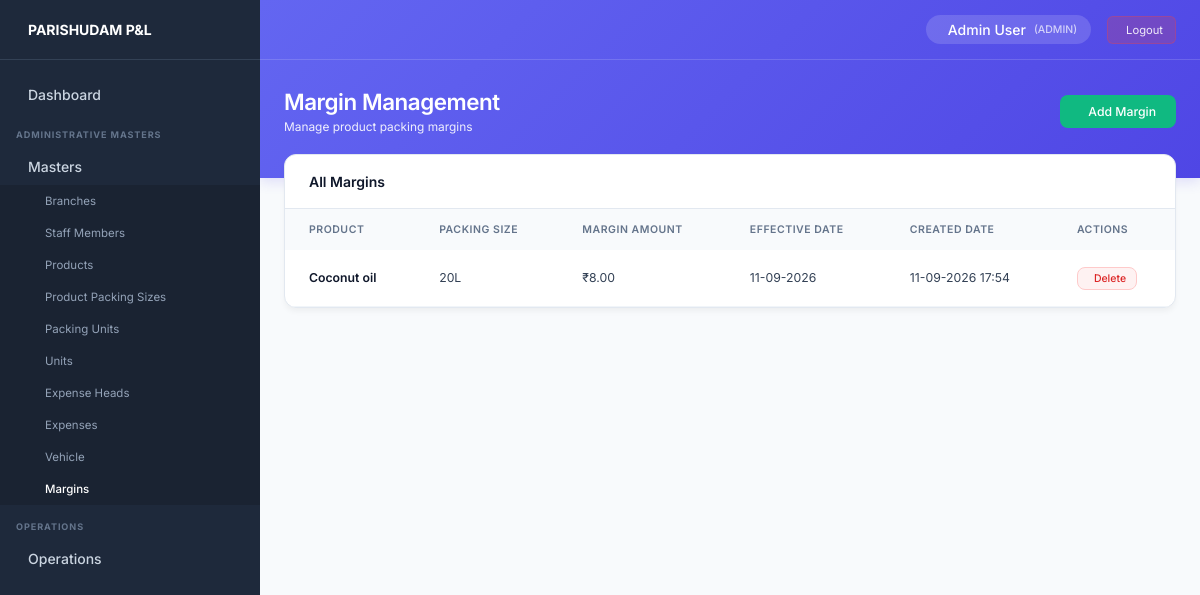
/margins/ (signed in), run on the app's committed database.
### core/models.py (models this page shows, shortened)
class StaffProfile(models.Model):
    ROLE_CHOICES = (
        ('ADMIN', 'Admin'),
        ('STAFF', 'Staff'),
    )
    STATUS_CHOICES = (
        ('active', 'Active'),
        ('inactive', 'Inactive'),
    )
    user = models.OneToOneField(User, on_delete=models.CASCADE, related_name='profile')
    role = models.CharField(max_length=20, choices=ROLE_CHOICES, default='STAFF')
    branch = models.ForeignKey(Branch, on_delete=models.SET_NULL, null=True, blank=True, related_name='staff_members')
    phone = models.CharField(max_length=20, blank=True)
    status = models.CharField(max_length=10, choices=STATUS_CHOICES, default='active')
    created_at = models.DateTimeField(auto_now_add=True)
    updated_at = models.DateTimeField(auto_now=True)
    @property
    def is_admin(self):
        return self.role == 'ADMIN' or self.user.is_superuser

class ProductMargin(models.Model):
    product = models.ForeignKey(Product, on_delete=models.CASCADE, related_name='margins')
    packing_size = models.ForeignKey(ProductPackingSize, on_delete=models.CASCADE, related_name='margins')
    margin_amount = models.DecimalField(max_digits=10, decimal_places=2)
    effective_date = models.DateField()
    created_at = models.DateTimeField(auto_now_add=True)
    updated_at = models.DateTimeField(auto_now=True)
    class Meta:
        ordering = ['-effective_date']
        constraints = [
            models.UniqueConstraint(
                fields=['product', 'packing_size', 'effective_date'],
                name='unique_product_packing_margin_date'
            )
        ]

class Product(models.Model):
    product_name = models.CharField(max_length=150)
    unit = models.ForeignKey(Unit, on_delete=models.PROTECT, related_name='products')
    created_at = models.DateTimeField(auto_now_add=True)
    updated_at = models.DateTimeField(auto_now=True)
    class Meta:
        ordering = ['product_name']

class ProductPackingSize(models.Model):
    product = models.ForeignKey(Product, on_delete=models.CASCADE, related_name='packing_sizes')
    packing_name = models.CharField(max_length=100)
    packing_value = models.DecimalField(max_digits=10, decimal_places=2)
    packing_unit = models.ForeignKey(PackingUnit, on_delete=models.PROTECT, related_name='packing_sizes')
    base_qty_unit = models.DecimalField(max_digits=10, decimal_places=2)
    selling_price = models.DecimalField(max_digits=10, decimal_places=2, null=True, blank=True)
    created_at = models.DateTimeField(auto_now_add=True)
    updated_at = models.DateTimeField(auto_now=True)
    class Meta:
        ordering = ['product', 'packing_value']
        constraints = [
            models.UniqueConstraint(
                fields=['product', 'packing_name'],
                name='unique_product_packing_name'
            )
        ]

### core/views.py (the view)
# urls.py: path('margins/', margin_list_view, name='margin_list'),
@login_required
def margin_list_view(request):
    if not request.user.profile.is_admin:
        messages.error(request, "Permission denied.")
        return redirect('dashboard')
    margins = ProductMargin.objects.select_related('product', 'packing_size').all()
    return render(request, 'margins/margin_list.html', {'margins': margins})

### templates/margins/margin_list.html (shortened to what this page needs)
{% extends 'base.html' %}
{% block page_title %}Margin Management{% endblock %}
{% block page_subtitle %}Manage product packing margins{% endblock %}
{% block header_actions %}
<a href="{% url 'margin_create' %}" class="btn-success">
     Add Margin
</a>
{% endblock %}
{% block content %}
<div class="list-container">
    <div class="list-header">
        <h3 style="font-size: 1rem; font-weight: 600; color: #0f172a;">
            All Margins
        </h3>
    </div>
    <table class="premium-table">
        <thead>
            <tr>
                <th>Product</th>
                <th>Packing Size</th>
                <th>Margin Amount</th>
                <th>Effective Date</th>
                <th>Created Date</th>
                <th>Actions</th>
            </tr>
        </thead>
        <tbody>
            {% for margin in margins %}
            <tr>
                <td style="font-weight: 600; color: #0f172a;">
                    {{ margin.product.product_name }}
                </td>
                <td>
                    {{ margin.packing_size.packing_name }}
                </td>
                <td>
                    ₹{{ margin.margin_amount }}
                </td>
                <td>
                    {{ margin.effective_date|date:"d-m-Y" }}
                </td>
                <td>
                    {{ margin.created_at|date:"d-m-Y H:i" }}
                </td>
                <td>
                    <a href="{% url 'margin_delete' margin.id %}"
                       class="btn-secondary"
                       style="padding: 4px 10px; font-size: 0.75rem; color: #dc2626; border-color: #fecaca; background: #fef2f2;"
                       onclick="return confirm('Are you sure you want to delete this margin?');">
                         Delete
                    </a>
                </td>
            </tr>
            {% endfor %}
        </tbody>
    </table>
</div>
{% endblock %}

### templates/base.html (shortened to what this page needs)
<!DOCTYPE html>
<html lang="en">
<head>
</head>
<body>
    <aside class="sidebar">
        <div class="sidebar-header">
            <span>PARISHUDAM P&L</span>
        </div>
        <div class="sidebar-content">
            <a href="{% url 'dashboard' %}"
                class="nav-item {% if request.resolver_match.url_name == 'dashboard' %}active{% endif %}">
                <div class="nav-item-left">
                    Dashboard
                </div>
            </a>
            {% if request.user.profile.is_admin %}
            <div class="nav-section-title">ADMINISTRATIVE MASTERS</div>
            <div class="nav-item dropdown-toggle">
                <div class="nav-item-left">
                    Masters
                </div>
            </div>
            <div class="nav-submenu">
                <a href="{% url 'branch_list' %}">Branches</a>
                <a href="{% url 'staff_list' %}">Staff Members</a>
                <a href="{% url 'product_list' %}">Products</a>
                <a href="{% url 'product_packing_size_list' %}">Product Packing Sizes</a>
                <a href="{% url 'packing_unit_list' %}">Packing Units</a>
                <a href="{% url 'unit_list' %}">Units</a>
                <a href="{% url 'expense_head_list' %}">Expense Heads</a>
                <a href="{% url 'expense_list' %}">Expenses</a>
                <a href="{% url 'vehicle_list' %}">Vehicle</a>
                <a href="{% url 'margin_list' %}">Margins</a>
            </div>
            <div class="nav-section-title">OPERATIONS</div>
            <div class="nav-item dropdown-toggle">
                <div class="nav-item-left">
                    Operations
                </div>
            </div>
            {% endif %}
        </div>
    </aside>
    <div class="main-wrapper">
        <div class="top-banner">
            <div class="top-navbar">
                <div class="navbar-right">
                    <div class="user-chip">
                        <span>{{ request.user.get_full_name|default:request.user.username }}</span>
                        <span style="opacity: 0.7; font-size: 0.75rem;">({{ request.user.profile.role }})</span>
                    </div>
                    <a href="{% url 'logout' %}" class="logout-btn">
                         Logout
                    </a>
                </div>
            </div>
            <div class="banner-header">
                <div>
                    <h1 class="banner-title">{% block page_title %}Dashboard{% endblock %}</h1>
                    <p class="banner-subtitle">{% block page_subtitle %}{% endblock %}</p>
                </div>
                <div>
                    {% block header_actions %}{% endblock %}
                </div>
            </div>
        </div>
        <main class="content-area">
            {% block content %}{% endblock %}
        </main>
    </div>
</body>
</html>

### templates/base.html (style rules this page uses)
:root { --bg-sidebar: #1e293b; --bg-body: #f8fafc; --bg-banner: linear-gradient(135deg, #6366f1 0%, #4f46e5 100%); --text-sidebar: #cbd5e1; --text-sidebar-hover: #ffffff; --sidebar-border: #334155; --badge-bg: #d97706; --badge-text: #ffffff; --sidebar-width: 260px; }
* { margin: 0; padding: 0; box-sizing: border-box; font-family: 'Inter', sans-serif; font-size: 14px; }
body { background-color: var(--bg-body); color: #1e293b; display: flex; min-height: 100vh; overflow-x: hidden; }
.sidebar { width: var(--sidebar-width); background-color: var(--bg-sidebar); display: flex; flex-direction: column; position: fixed; height: 100vh; overflow-y: auto; z-index: 100; }
.sidebar-header { padding: 16px; font-size: 1.1rem; font-weight: 700; display: flex; align-items: center; gap: 12px; color: white; border-bottom: 1px solid var(--sidebar-border); height: 60px; }
.sidebar-content { padding: 16px 0; }
.nav-section-title { color: #64748b; font-size: 0.65rem; text-transform: uppercase; letter-spacing: 0.1em; font-weight: 700; margin: 16px 16px 8px 16px; }
.nav-item { display: flex; align-items: center; justify-content: space-between; padding: 10px 16px; color: var(--text-sidebar); text-decoration: none; font-size: 0.85rem; font-weight: 500; cursor: pointer; transition: color 0.2s, background-color 0.2s; }
.nav-item-left { display: flex; align-items: center; gap: 12px; }
.nav-submenu { background-color: rgba(0, 0, 0, 0.15); max-height: 0; overflow: hidden; transition: max-height 0.3s ease; }
.nav-submenu.open { max-height: 500px; }
.nav-submenu a { display: block; padding: 9px 16px 9px 45px; color: #94a3b8; text-decoration: none; font-size: 0.82rem; font-weight: 400; transition: color 0.2s; }
.nav-submenu a:hover, .nav-submenu a.active { color: white; font-weight: 500; }
.main-wrapper { flex: 1; margin-left: var(--sidebar-width); display: flex; flex-direction: column; min-height: 100vh; }
.top-banner { background: var(--bg-banner); color: white; display: flex; flex-direction: column; box-shadow: 0 4px 12px rgba(79, 70, 229, 0.15); }
.top-navbar { height: 60px; display: flex; align-items: center; justify-content: space-between; padding: 0 24px; border-bottom: 1px solid rgba(255, 255, 255, 0.15); }
.navbar-right { display: flex; align-items: center; gap: 16px; }
.navbar-right .user-chip { display: flex; align-items: center; gap: 8px; background: rgba(255, 255, 255, 0.15); padding: 6px 14px; border-radius: 20px; font-size: 0.85rem; font-weight: 500; }
.navbar-right a.logout-btn { color: rgba(255, 255, 255, 0.9); text-decoration: none; padding: 6px 12px; border-radius: 6px; background: rgba(239, 68, 68, 0.2); border: 1px solid rgba(239, 68, 68, 0.3); font-size: 0.8rem; display: flex; align-items: center; gap: 6px; transition: all 0.2s; }
.banner-header { padding: 28px 24px 44px 24px; display: flex; justify-content: space-between; align-items: center; }
.banner-title { font-size: 1.6rem; font-weight: 600; letter-spacing: -0.02em; }
.banner-subtitle { font-size: 0.85rem; opacity: 0.9; margin-top: 4px; }
.content-area { padding: 0 24px 24px 24px; margin-top: -24px; flex: 1; }
.list-container { background: white; border-radius: 12px; border: 1px solid #e2e8f0; box-shadow: 0 4px 6px -1px rgba(0, 0, 0, 0.05); overflow: hidden; margin-bottom: 24px; }
.list-header { padding: 18px 24px; border-bottom: 1px solid #e2e8f0; display: flex; justify-content: space-between; align-items: center; flex-wrap: wrap; gap: 16px; }
.btn-success { background: #10b981; color: white; padding: 9px 20px; border: none; border-radius: 8px; font-size: 0.875rem; font-weight: 500; cursor: pointer; transition: all 0.2s; display: inline-flex; align-items: center; gap: 8px; text-decoration: none; }
.btn-secondary { background: white; color: #475569; padding: 9px 18px; border-radius: 8px; text-decoration: none; font-weight: 500; font-size: 0.875rem; border: 1px solid #cbd5e1; transition: all 0.2s; display: inline-flex; align-items: center; gap: 6px; }
.premium-table { width: 100%; border-collapse: collapse; text-align: left; }
.premium-table th { background-color: #f8fafc; color: #64748b; font-size: 0.75rem; text-transform: uppercase; letter-spacing: 0.05em; padding: 14px 24px; font-weight: 600; }
.premium-table td { padding: 16px 24px; font-size: 0.875rem; color: #334155; border-bottom: 1px solid #f1f5f9; vertical-align: middle; }

### data on the page
ProductMargin: product.product_name "Coconut oil", packing_size.packing_name "20L", margin_amount "8.00", effective_date "11-09-2026", created_at "11-09-2026 17:54"

### other printed values
{{ request.user.get_full_name|default:request.user.username }} "Admin User"
{{ request.user.profile.role }} "ADMIN"
